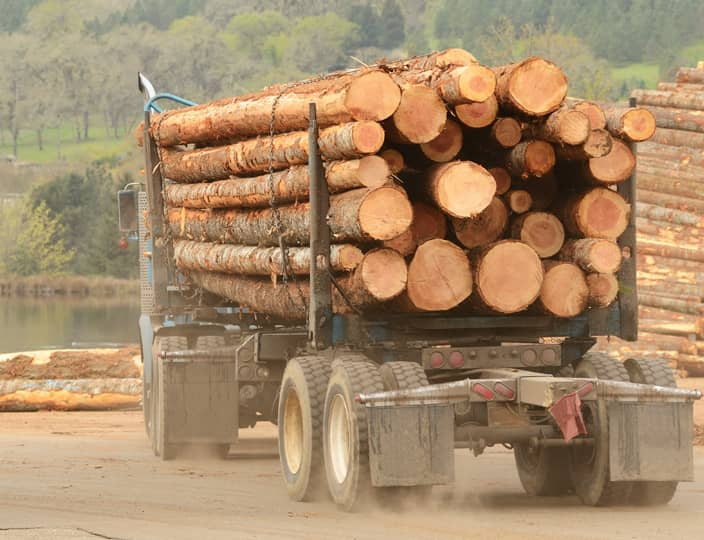
#> input picture OpenCV_Assignment_Image.png, 704 x 540 px, found by its file name
$ jupyter execute --allow-errors program-checkpoint.ipynb   (older library calls are emulated)
#> lines starting #> are read from the running program, lines starting #| are printed output that depends on the picture; after the words box and inside, x2 and y2 are one past the last pixel; in counts of white or black regions, pixels touching at a corner belong together
#> further down, img is the input picture: shape (540, 704, 3); mean B, G, R 106.1, 138.2, 166.1
[cell 1]
import cv2
import numpy as np
import warnings
warnings.filterwarnings("ignore")
def detect_circle(img):
    crop = img[50:350, 310:660]
    gray = cv2.cvtColor(crop, cv2.COLOR_BGR2GRAY)
    blur_image = cv2.blur(gray,(4,5))
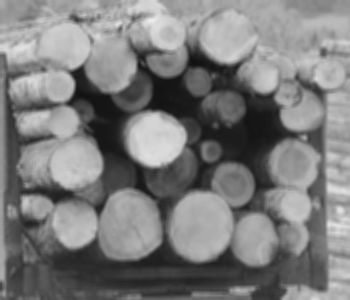
#> blur_image: shape (300, 350); min 17, max 237, mean 123.9
    detecting_cirlcles = cv2.HoughCircles(blur_image,cv2.HOUGH_GRADIENT,1,30,param1 = 30, param2 = 30, minRadius = 1, maxRadius = 46)
#> detecting_cirlcles = 25 rows, first 8: [154.5, 135.5, 30.8], [206.5, 228.5, 38.8], [68.5, 169.5, 35.5], [67.5, 216.5, 33.3], [227.5, 36.5, 26.7], [61.5, 41.5, 30], [134.5, 221.5, 34.4], [295.5, 167.5, 29.9]
    count = 0
    if detecting_cirlcles is not None :
        detecting_circles = np.uint16(np.around(detecting_cirlcles))
#> detecting_circles = 25 rows, first 8: [154, 136, 31], [206, 228, 39], [68, 170, 36], [68, 216, 33], [228, 36, 27], [62, 42, 30], [134, 222, 34], [296, 168, 30]
        for sh in detecting_cirlcles[0,:]:
            a,b,r=sh[0],sh[1],sh[2]
            cv2.circle(crop,(a,b),r,(0,255,0),2)
            count = count + 1
#> this loop made 25 passes
#> (a, b, r) on passes 1 to 12: (154.5, 135.5, 30.8), (206.5, 228.5, 38.8), (68.5, 169.5, 35.5), (67.5, 216.5, 33.3), (227.5, 36.5, 26.7), (61.5, 41.5, 30), (134.5, 221.5, 34.4), (295.5, 167.5, 29.9), (30.5, 220.5, 27.8), (257.5, 239.5, 26.6), (271.5, 64.5, 30), (171.5, 37.5, 28.9)
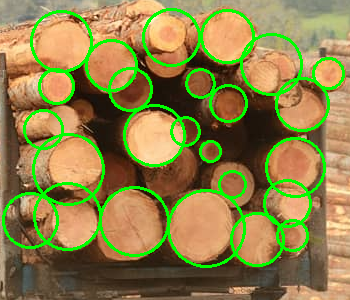
#> crop: shape (300, 350, 3); mean B, G, R 71.6, 129.8, 141.2
#> after the loop, count = 25
    return count, img
img = cv2.imread('OpenCV_Assignment_Image.png',cv2.IMREAD_COLOR)
count,img = detect_circle(img)
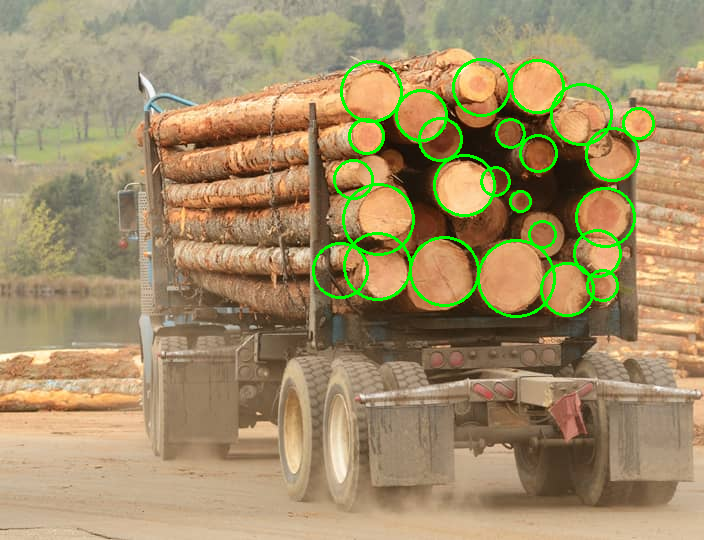
#> img: shape (540, 704, 3); 2.82% of pixels changed, all inside (x1, y1, x2, y2) = (312, 58, 655, 318)
#> count = 25
print("Total Wood Log : ",count)
#| Total Wood Log :  25
cv2.imshow('image',img)
cv2.waitKey(0)
cv2.destroyAllWindows()

[cell 2]
import cv2
from matplotlib import pyplot as plt
img = cv2.imread('OpenCV_Assignment_Image.png',cv2.IMREAD_COLOR)
crop = img[100:320, 130:180]
#> crop: shape (220, 50, 3)
cv2.rectangle(crop,(384,0),(510,128),(0,255,0),3)
# [24 lines of commented-out code are left out]
cv2.imshow('image',img)
cv2.waitKey(0)
cv2.destroyAllWindows()

[cell 3]
import imutils
import argparse
import cv2
class ShapeDetector:
    def __init__(self):
        pass
    def detect(self, c):
        # initialize the shape name and approximate the contour
        shape = "unidentified"
        peri = cv2.arcLength(c, True)
        approx = cv2.approxPolyDP(c, 0.04 * peri, True)
        if len(approx) == 4:
            # compute the bounding box of the contour and use the
            # bounding box to compute the aspect ratio
            (x, y, w, h) = cv2.boundingRect(approx)
            ar = w / float(h)
            # a square will have an aspect ratio that is approximately
            # equal to one, otherwise, the shape is a rectangle
            shape = "square" if ar >= 0.95 and ar <= 1.05 else "rectangle"

[cell 4]
image = cv2.imread('OpenCV_Assignment_Image.png',cv2.IMREAD_COLOR)
resized = imutils.resize(image, width=100)
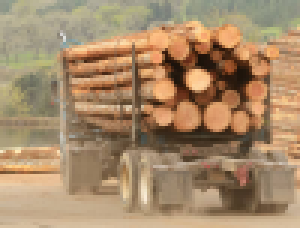
#> resized: shape (76, 100, 3) (shown 3 times larger); mean B, G, R 106.1, 138.2, 166.1
ratio = image.shape[0] / float(resized.shape[0])
#> ratio = 7.11
# convert the resized image to grayscale, blur it slightly,
# and threshold it
gray = cv2.cvtColor(resized, cv2.COLOR_BGR2GRAY)
#> gray: shape (76, 100)
blurred = cv2.GaussianBlur(gray, (5, 5), 0)
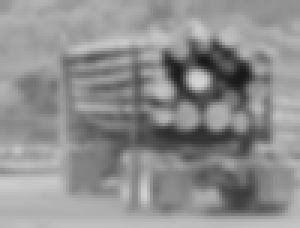
#> blurred: shape (76, 100) (shown 3 times larger); min 24, max 212, mean 142.8
thresh = cv2.threshold(blurred, 60, 255, cv2.THRESH_BINARY)[1]
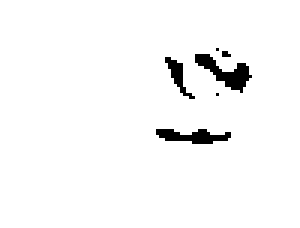
#> thresh: shape (76, 100) (shown 3 times larger); 97% white; 6 black regions (3 under 20 px)
# find contours in the thresholded image and initialize the
# shape detector
cnts = cv2.findContours(thresh.copy(), cv2.RETR_EXTERNAL,
	cv2.CHAIN_APPROX_SIMPLE)
#> cnts = 1 contour; box (x1, y1, x2, y2) and area: (0, 0, 100, 76) 7425
cnts = imutils.grab_contours(cnts)
#> cnts = [[[0, 0], [0, 75], [99, 75], [99, 0]]]
sd = ShapeDetector()
# loop over the contours
for c in cnts:
    # compute the center of the contour, then detect the name of the
    # shape using only the contour
    M = cv2.moments(c)
    cX = int((M["m10"] / M["m00"]) * ratio)
    cY = int((M["m01"] / M["m00"]) * ratio)
    shape = sd.detect(c)
    # multiply the contour (x, y)-coordinates by the resize ratio,
    # then draw the contours and the name of the shape on the image
    c = c.astype("float")
    c *= ratio
    c = c.astype("int")
    cv2.drawContours(image, [c], -1, (0, 255, 0), 2)
    cv2.putText(image, shape, (cX, cY), cv2.FONT_HERSHEY_SIMPLEX,
        0.5, (255, 255, 255), 2)
    # show the output image
    cv2.imshow("Image", image)
    cv2.waitKey(0)
#> this loop made 1 pass
#> (c, cX, cY, shape, peri in detect, approx in detect, x in detect, y in detect) on pass 1: ([[0, 0], [0, 532], [703, 532], [703, 0]], 351, 266, 'rectangle', 348, [[0, 0], [0, 75], [99, 75], [99, 0]], 0, 0)

#> (a cell that did not finish here is left out)

[cell 6]
import cv2
import numpy as np

# read image
img = cv2.imread("OpenCV_Assignment_Image.png")
crop = img[100:320, 130:180]
# convert img to grayscale
gray = cv2.cvtColor(crop, cv2.COLOR_BGR2GRAY)
#> gray: shape (220, 50)

# apply gaussian blur (sigma=2)
blur = cv2.GaussianBlur(gray, (5,5), 0, 0)

# do adaptive threshold on gray image
thresh = cv2.adaptiveThreshold(blur, 255, cv2.ADAPTIVE_THRESH_MEAN_C, cv2.THRESH_BINARY, 91, 7)
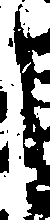
#> thresh: shape (220, 50); 59.6% white; 20 black regions (15 under 20 px), largest, box (x1, y1, x2, y2) and area: (13, 4, 50, 220) 3819, (0, 141, 9, 173) 229, (0, 91, 8, 123) 204, (0, 209, 9, 220) 78, (8, 38, 13, 47) 34

# invert
thresh = 255 - thresh

# apply morphology erode then close
kernel = cv2.getStructuringElement(cv2.MORPH_RECT, (6, 6))
#> kernel = [[1, 1, 1, 1, 1, 1], [1, 1, 1, 1, 1, 1], [1, 1, 1, 1, 1, 1], [1, 1, 1, 1, 1, 1], [1, 1, 1, 1, 1, 1], [1, 1, 1, 1, 1, 1]]
erode = cv2.morphologyEx(thresh, cv2.MORPH_ERODE, kernel)
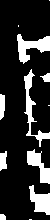
#> erode: shape (220, 50); 18% white; 12 white regions (4 under 20 px)

# Get largest contour
cnts = cv2.findContours(erode, cv2.RETR_EXTERNAL, cv2.CHAIN_APPROX_SIMPLE)
#> cnts = 12 contours, 4 with area under 20; largest, box (x1, y1, x2, y2) and area: (17, 34, 50, 64) 406, (24, 69, 50, 147) 352, (29, 185, 50, 215) 317, (27, 149, 50, 184) 313, (0, 151, 7, 171) 88, (0, 94, 5, 120) 84, (40, 73, 50, 82) 42, (0, 214, 6, 220) 23
cnts = cnts[0] if len(cnts) == 2 else cnts[1]
result = img.copy()
area_thresh = 0
for c in cnts:
    area = cv2.contourArea(c)
    if area > area_thresh:
        area_thresh=area
        big_contour = c
#> this loop made 12 passes
#> (area, area_thresh) on passes 2, 3, 9, 10: (23, 23), (317, 317), (352, 352), (406.5, 406.5)
#> area on passes 4, 5, 7, 8: 87.5, 313, 84.5, 42
#> after the loop, area_thresh = 406.5; big_contour = contour of 45 points, box (x1, y1, x2, y2) (17, 34, 50, 64), area 406

# draw largest contour only
big_c = img.copy()
cv2.drawContours(big_c, [big_contour], -1, (0, 255, 0), 1)
#> big_c: shape (540, 704, 3); 0.03% of pixels changed, all inside (x1, y1, x2, y2) = (17, 34, 50, 64)

# draw white contour region on black background image
region = np.full_like(img, (0,0,0))
cv2.drawContours(region, [big_contour], -1, (255,255,255), -1)
#> region: shape (540, 704, 3); 0.12% white; 1 white region, box (x1, y1, x2, y2) and area: (17, 34, 50, 64) 469

# apply morphology close to region
kernel = cv2.getStructuringElement(cv2.MORPH_RECT, (57,57))
#> kernel: shape (57, 57); every value is 1
closed = cv2.morphologyEx(region, cv2.MORPH_CLOSE, kernel)
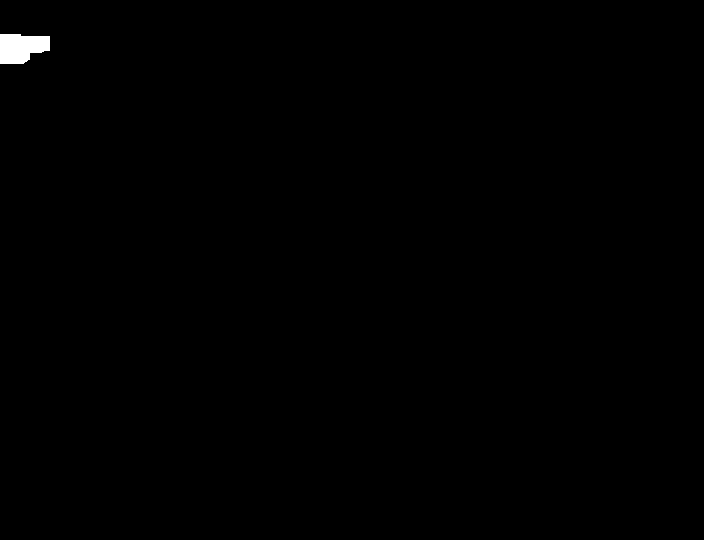
#> closed: shape (540, 704, 3); 0.31% white; 1 white region, box (x1, y1, x2, y2) and area: (0, 34, 50, 64) 1192

# get left-side edge as single channel
sobel = cv2.Sobel(closed, cv2.CV_8U, 1, 0, 3)[:,:,0]
#> sobel: shape (540, 704); every value is 0

# get result image overlaying edge on input
result = img.copy()
result[sobel==255] = (0,0,255)

# display it
# cv2.imshow("IMAGE", img)
# cv2.imshow("THRESHOLD", thresh)
cv2.imshow("ERODE", erode)
# [5 lines of commented-out code are left out]
cv2.waitKey(0)
#> Out = 27

[cell 7]
import numpy as np
import cv2

img = cv2.imread('OpenCV_Assignment_Image.png')
blur = cv2.GaussianBlur(img, (7, 7), 2)
#> blur: shape (540, 704, 3)
h, w = img.shape[:2]
#> h = 540; w = 704

# Morphological gradient

kernel = cv2.getStructuringElement(cv2.MORPH_ELLIPSE, (7, 7))
gradient = cv2.morphologyEx(blur, cv2.MORPH_GRADIENT, kernel)
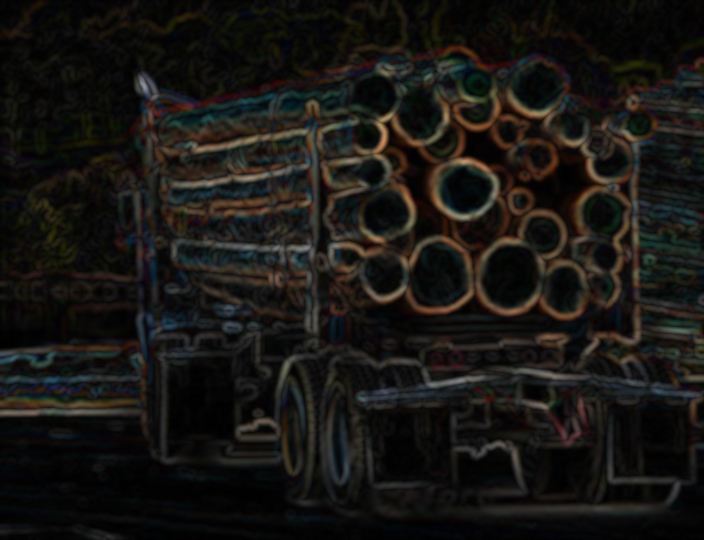
#> gradient: shape (540, 704, 3); mean B, G, R 19.6, 22.3, 24.3
cv2.imshow('Morphological gradient', gradient)
cv2.waitKey()
#> Out = 27
